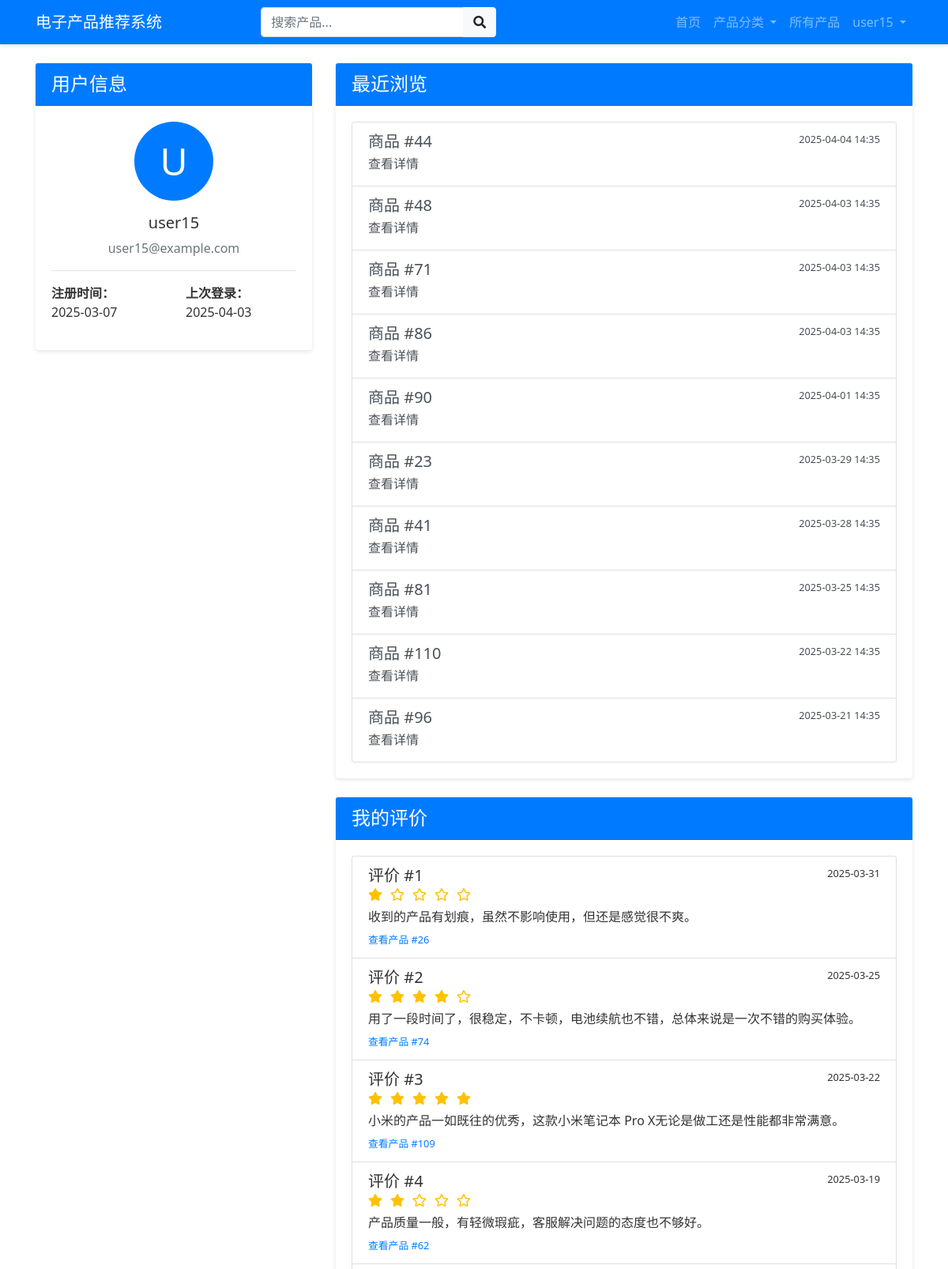
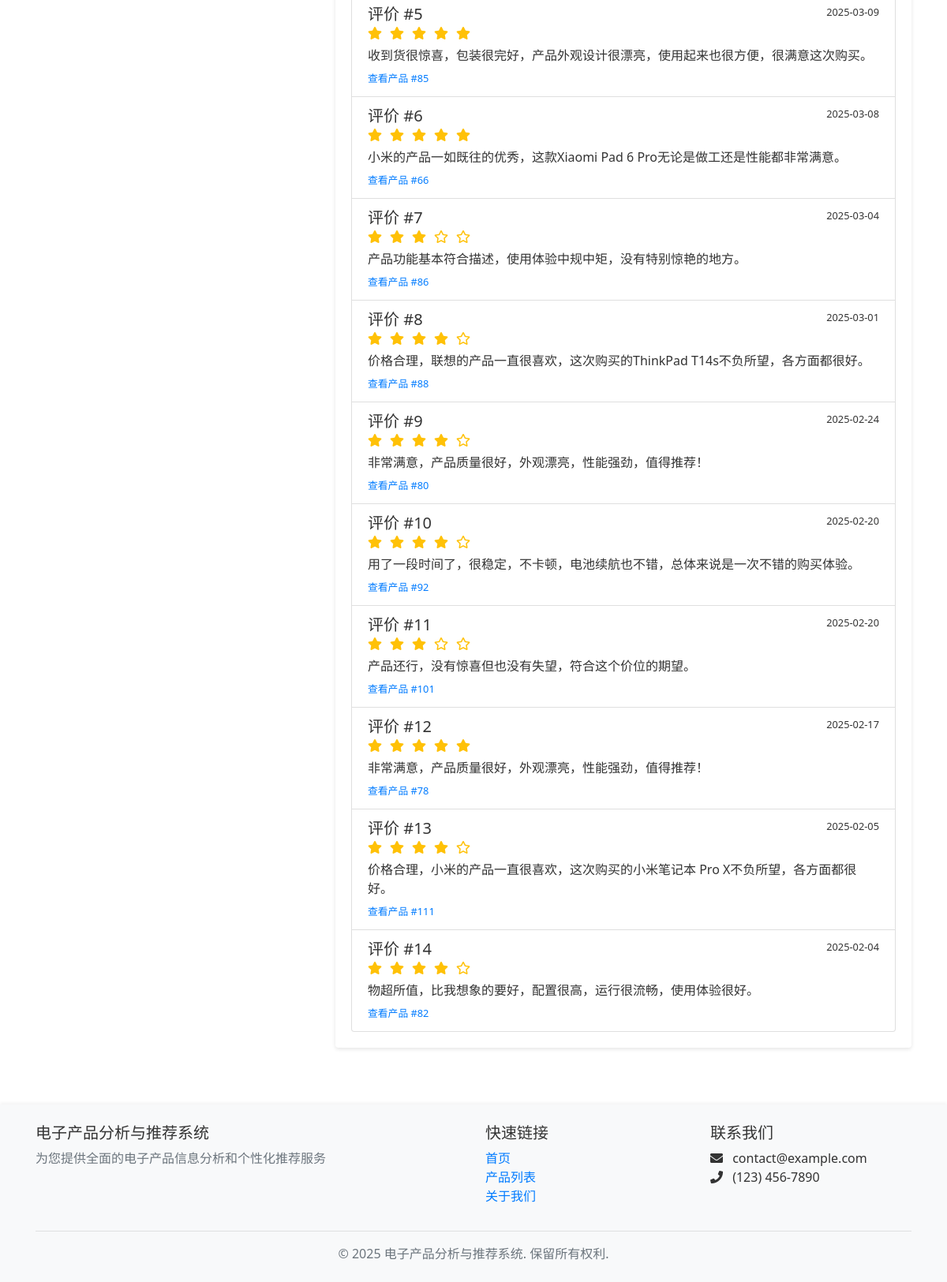
Screenshot of /user/profile (signed in) with the database file from the repository (2 pictures, top to bottom).
### models/models.py (models this page shows, shortened)
class User(db.Model):
    __tablename__ = 'users'
    id = db.Column(db.Integer, primary_key=True)
    username = db.Column(db.String(64), unique=True, nullable=False)
    email = db.Column(db.String(120), unique=True, nullable=False)
    password_hash = db.Column(db.String(128), nullable=False)
    register_time = db.Column(db.DateTime, default=datetime.now)
    last_login = db.Column(db.DateTime, default=datetime.now)
    behaviors = db.relationship('UserBehavior', backref='user', lazy='dynamic')

class UserBehavior(db.Model):
    __tablename__ = 'user_behaviors'
    id = db.Column(db.Integer, primary_key=True)
    user_id = db.Column(db.Integer, db.ForeignKey('users.id'))
    product_id = db.Column(db.Integer, db.ForeignKey('products.id'))
    behavior_type = db.Column(db.String(32), nullable=False)  # 浏览/收藏/加购/购买
    created_at = db.Column(db.DateTime, default=datetime.now)

class UserReview(db.Model):
    __tablename__ = 'user_reviews'
    id = db.Column(db.Integer, primary_key=True)
    user_id = db.Column(db.Integer, db.ForeignKey('users.id'))
    product_id = db.Column(db.Integer, db.ForeignKey('products.id'), nullable=False)
    rating = db.Column(db.Integer)  # 1-5星
    content = db.Column(db.Text)
    sentiment = db.Column(db.Float, default=0.0)  # 情感分析结果
    created_at = db.Column(db.DateTime, default=datetime.now)
    sentiment_score = db.Column(db.Float, default=0.0)  # 总体情感得分
    emotion_dimensions = db.Column(db.Text)  # JSON存储情感维度
    user = db.relationship('User', backref=db.backref('reviews', lazy='dynamic'))

### app.py (the view)
@app.route('/user/profile')
@login_required
def user_profile():
    user = User.query.get(session['user_id'])
    behaviors = UserBehavior.query.filter_by(user_id=user.id).order_by(UserBehavior.created_at.desc()).limit(20).all()
    reviews = UserReview.query.filter_by(user_id=user.id).order_by(UserReview.created_at.desc()).all()
    return render_template('user_profile.html',
                          user=user,
                          behaviors=behaviors,
                          reviews=reviews)

### app.py (called while the page is built)
def login_required(f):
    @wraps(f)
    def decorated_function(*args, **kwargs):
        if 'user_id' not in session:
            flash('请先登录', 'warning')
            return redirect(url_for('login'))
        return f(*args, **kwargs)
    return decorated_function

### templates/user_profile.html (shortened to what this page needs)
{% extends "layout.html" %}
{% block content %}
<div class="row">
    <div class="col-md-4">
        <div class="card mb-4">
            <div class="card-header bg-primary text-white">
                <h4 class="mb-0">用户信息</h4>
            </div>
            <div class="card-body">
                <div class="text-center mb-3">
                    <div class="bg-primary text-white rounded-circle d-flex align-items-center justify-content-center mx-auto" style="width: 100px; height: 100px; font-size: 48px;">
                        {{ user.username[0]|upper }}
                    </div>
                </div>
                <h5 class="text-center">{{ user.username }}</h5>
                <p class="text-center text-muted">{{ user.email }}</p>
                <hr>
                <div class="row">
                    <div class="col-6">
                        <p><strong>注册时间：</strong><br>{{ user.register_time.strftime('%Y-%m-%d') }}</p>
                    </div>
                    <div class="col-6">
                        <p><strong>上次登录：</strong><br>{{ user.last_login.strftime('%Y-%m-%d') }}</p>
                    </div>
                </div>
            </div>
        </div>
    </div>
    <div class="col-md-8">
        <div class="card mb-4">
            <div class="card-header bg-primary text-white">
                <h4 class="mb-0">最近浏览</h4>
            </div>
            <div class="card-body">
                {% if behaviors %}
                <div class="list-group">
                    {% for behavior in behaviors %}
                    {% if behavior.behavior_type == '浏览' %}
                    <a href="{{ url_for('product_detail', product_id=behavior.product_id) }}" class="list-group-item list-group-item-action">
                        <div class="d-flex w-100 justify-content-between">
                            <h5 class="mb-1">商品 #{{ behavior.product_id }}</h5>
                            <small>{{ behavior.created_at.strftime('%Y-%m-%d %H:%M') }}</small>
                        </div>
                        <p class="mb-1">查看详情</p>
                    </a>
                    {% endif %}
                    {% endfor %}
                </div>
                {% else %}
                <div class="text-center py-4">
                    <i class="far fa-eye-slash fa-3x text-muted mb-3"></i>
                    <p class="lead">暂无浏览记录</p>
                </div>
                {% endif %}
            </div>
        </div>
        <div class="card">
            <div class="card-header bg-primary text-white">
                <h4 class="mb-0">我的评价</h4>
            </div>
            <div class="card-body">
                {% if reviews %}
                <div class="list-group">
                    {% for review in reviews %}
                    <div class="list-group-item">
                        <div class="d-flex w-100 justify-content-between">
                            <h5 class="mb-1">评价 #{{ loop.index }}</h5>
                            <small>{{ review.created_at.strftime('%Y-%m-%d') }}</small>
                        </div>
                        <div class="rating mb-2">
                            {% for i in range(5) %}
                            <i class="{% if i < review.rating %}fas{% else %}far{% endif %} fa-star text-warning"></i>
                            {% endfor %}
                        </div>
                        <p class="mb-1">{{ review.content }}</p>
                        <small class="text-muted">
                            <a href="{{ url_for('product_detail', product_id=review.product_id) }}">查看产品 #{{ review.product_id }}</a>
                        </small>
                    </div>
                    {% endfor %}
                </div>
                {% else %}
                <div class="text-center py-4">
                    <i class="far fa-comment-dots fa-3x text-muted mb-3"></i>
                    <p class="lead">暂无评价记录</p>
                </div>
                {% endif %}
            </div>
        </div>
    </div>
</div>
{% endblock %}

### templates/layout.html (shortened to what this page needs)
<!DOCTYPE html>
<html lang="zh-CN">
<head>
    <link rel="stylesheet" href="https://cdn.jsdelivr.net/npm/bootstrap@4.6.0/dist/css/bootstrap.min.css">
    <link rel="stylesheet" href="https://cdnjs.cloudflare.com/ajax/libs/font-awesome/5.15.3/css/all.min.css">
    <link rel="stylesheet" href="{{ url_for('static', filename='css/style.css') }}">
</head>
<body>
    <nav class="navbar navbar-expand-lg navbar-dark bg-primary">
        <div class="container">
            <a class="navbar-brand" href="{{ url_for('index') }}">电子产品推荐系统</a>
            <div class="collapse navbar-collapse" id="navbarContent">
                <form class="form-inline mx-auto" action="{{ url_for('search') }}" method="GET">
                    <div class="input-group">
                        <input type="text" class="form-control" name="q" placeholder="搜索产品...">
                        <div class="input-group-append">
                            <button class="btn btn-light" type="submit">
                                <i class="fas fa-search"></i>
                            </button>
                        </div>
                    </div>
                </form>
                <ul class="navbar-nav ml-auto">
                    <li class="nav-item">
                        <a class="nav-link" href="{{ url_for('index') }}">首页</a>
                    </li>
                    <li class="nav-item dropdown">
                        <a class="nav-link dropdown-toggle" href="#" id="navbarDropdown" role="button" data-toggle="dropdown">
                            产品分类
                        </a>
                    </li>
                    <li class="nav-item">
                        <a class="nav-link" href="{{ url_for('products') }}">所有产品</a>
                    </li>
                </ul>
                <ul class="navbar-nav">
                    {% if session.get('user_id') %}
                    <li class="nav-item dropdown">
                        <a class="nav-link dropdown-toggle" href="#" id="userDropdown" role="button" data-toggle="dropdown">
                            {{ session.get('username') }}
                        </a>
                    </li>
                    {% endif %}
                </ul>
            </div>
        </div>
    </nav>
    <main class="container py-4">
        {% block content %}{% endblock %}
    </main>
    <footer class="footer bg-light py-4 mt-5">
        <div class="container">
            <div class="row">
                <div class="col-md-6">
                    <h5>电子产品分析与推荐系统</h5>
                    <p class="text-muted">为您提供全面的电子产品信息分析和个性化推荐服务</p>
                </div>
                <div class="col-md-3">
                    <h5>快速链接</h5>
                    <ul class="list-unstyled">
                        <li><a href="{{ url_for('index') }}">首页</a></li>
                        <li><a href="{{ url_for('products') }}">产品列表</a></li>
                        <li><a href="{{ url_for('about') }}">关于我们</a></li>
                    </ul>
                </div>
                <div class="col-md-3">
                    <h5>联系我们</h5>
                    <ul class="list-unstyled">
                        <li><i class="fas fa-envelope mr-2"></i> contact@example.com</li>
                        <li><i class="fas fa-phone mr-2"></i> (123) 456-7890</li>
                    </ul>
                </div>
            </div>
            <hr>
            <div class="text-center">
                <p class="text-muted mb-0">&copy; 2025 电子产品分析与推荐系统. 保留所有权利.</p>
            </div>
        </div>
    </footer>
</body>
</html>

### static/css/style.css (style rules this page uses)
body { font-family: 'Segoe UI', Tahoma, Geneva, Verdana, sans-serif; color: #333; }
.navbar { box-shadow: 0 2px 4px rgba(0, 0, 0, 0.1); }
.card { transition: transform 0.3s, box-shadow 0.3s; border: none; box-shadow: 0 2px 5px rgba(0, 0, 0, 0.1); }
.footer { box-shadow: 0 -2px 4px rgba(0, 0, 0, 0.05); }
.rating { display: flex; gap: 10px; }

### rows the page displays
User: get "user15", username "U", username "user15", email "user15@example.com", register_time "2025-03-07", last_login "2025-04-03"
UserBehavior: product_id "44", created_at "2025-04-04 14:35"
UserBehavior: product_id "48", created_at "2025-04-03 14:35"
UserBehavior: product_id "71", created_at "2025-04-03 14:35"
UserBehavior: product_id "86", created_at "2025-04-03 14:35"
UserBehavior: product_id "90", created_at "2025-04-01 14:35"
UserBehavior: product_id "23", created_at "2025-03-29 14:35"
UserBehavior: product_id "41", created_at "2025-03-28 14:35"
UserBehavior: product_id "81", created_at "2025-03-25 14:35"
UserBehavior: product_id "110", created_at "2025-03-22 14:35"
UserBehavior: product_id "96", created_at "2025-03-21 14:35"
UserReview: created_at "2025-03-31", rating 1 (drawn), content "收到的产品有划痕，虽然不影响使用，但还是感觉很不爽。", product_id "26"
UserReview: created_at "2025-03-25", rating 4 (drawn), content "用了一段时间了，很稳定，不卡顿，电池续航也不错，总体来说是一次不错的购买体验。", product_id "74"
UserReview: created_at "2025-03-22", rating 5 (drawn), content "小米的产品一如既往的优秀，这款小米笔记本 Pro X无论是做工还是性能都非常满意。", product_id "109"
UserReview: created_at "2025-03-19", rating 2 (drawn), content "产品质量一般，有轻微瑕疵，客服解决问题的态度也不够好。", product_id "62"
UserReview: created_at "2025-03-09", rating 5 (drawn), content "收到货很惊喜，包装很完好，产品外观设计很漂亮，使用起来也很方便，很满意这次购买。", product_id "85"
UserReview: created_at "2025-03-08", rating 5 (drawn), content "小米的产品一如既往的优秀，这款Xiaomi Pad 6 Pro无论是做工还是性能都非常满意。", product_id "66"
UserReview: created_at "2025-03-04", rating 3 (drawn), content "产品功能基本符合描述，使用体验中规中矩，没有特别惊艳的地方。", product_id "86"
UserReview: created_at "2025-03-01", rating 4 (drawn), content "价格合理，联想的产品一直很喜欢，这次购买的ThinkPad T14s不负所望，各方面都很好。", product_id "88"
UserReview: created_at "2025-02-24", rating 4 (drawn), content "非常满意，产品质量很好，外观漂亮，性能强劲，值得推荐！", product_id "80"
UserReview: created_at "2025-02-20", rating 4 (drawn), content "用了一段时间了，很稳定，不卡顿，电池续航也不错，总体来说是一次不错的购买体验。", product_id "92"
UserReview: created_at "2025-02-20", rating 3 (drawn), content "产品还行，没有惊喜但也没有失望，符合这个价位的期望。", product_id "101"
UserReview: created_at "2025-02-17", rating 5 (drawn), content "非常满意，产品质量很好，外观漂亮，性能强劲，值得推荐！", product_id "78"
UserReview: created_at "2025-02-05", rating 4 (drawn), content "价格合理，小米的产品一直很喜欢，这次购买的小米笔记本 Pro X不负所望，各方面都很好。", product_id "111"
UserReview: created_at "2025-02-04", rating 4 (drawn), content "物超所值，比我想象的要好，配置很高，运行很流畅，使用体验很好。", product_id "82"
